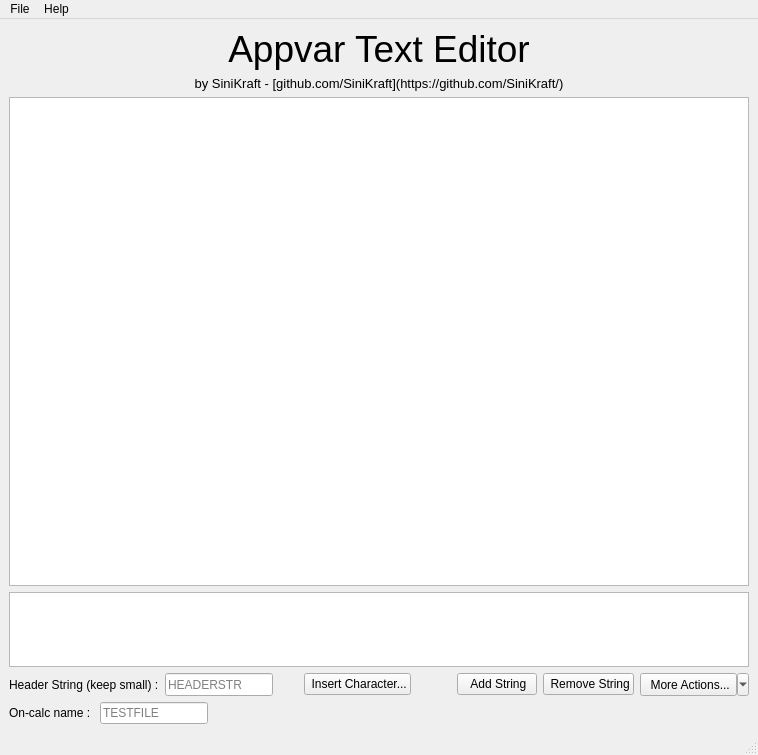
<?xml version="1.0" encoding="UTF-8"?>
<ui version="4.0">
 <class>MainWindow</class>
 <widget class="QMainWindow" name="MainWindow">
  <property name="geometry">
   <rect>
    <x>0</x>
    <y>0</y>
    <width>758</width>
    <height>755</height>
   </rect>
  </property>
  <property name="minimumSize">
   <size>
    <width>640</width>
    <height>563</height>
   </size>
  </property>
  <property name="contextMenuPolicy">
   <enum>Qt::ActionsContextMenu</enum>
  </property>
  <property name="windowTitle">
   <string>Appvar Text Editor</string>
  </property>
  <property name="unifiedTitleAndToolBarOnMac">
   <bool>true</bool>
  </property>
  <widget class="QWidget" name="centralwidget">
   <layout class="QVBoxLayout" name="verticalLayout">
    <item>
     <widget class="QLabel" name="label">
      <property name="sizePolicy">
       <sizepolicy hsizetype="Preferred" vsizetype="Maximum">
        <horstretch>0</horstretch>
        <verstretch>0</verstretch>
       </sizepolicy>
      </property>
      <property name="font">
       <font>
        <family>Segoe UI</family>
        <pointsize>28</pointsize>
       </font>
      </property>
      <property name="text">
       <string>Appvar Text Editor</string>
      </property>
      <property name="alignment">
       <set>Qt::AlignHCenter|Qt::AlignTop</set>
      </property>
     </widget>
    </item>
    <item>
     <widget class="QLabel" name="label_2">
      <property name="font">
       <font>
        <pointsize>10</pointsize>
       </font>
      </property>
      <property name="text">
       <string>by SiniKraft - [github.com/SiniKraft](https://github.com/SiniKraft/)</string>
      </property>
      <property name="textFormat">
       <enum>Qt::MarkdownText</enum>
      </property>
      <property name="alignment">
       <set>Qt::AlignHCenter|Qt::AlignTop</set>
      </property>
      <property name="openExternalLinks">
       <bool>true</bool>
      </property>
     </widget>
    </item>
    <item>
     <widget class="QListWidget" name="listWidget">
      <property name="verticalScrollMode">
       <enum>QAbstractItemView::ScrollPerPixel</enum>
      </property>
      <property name="horizontalScrollMode">
       <enum>QAbstractItemView::ScrollPerPixel</enum>
      </property>
     </widget>
    </item>
    <item>
     <widget class="QPlainTextEdit" name="plainTextEdit">
      <property name="sizePolicy">
       <sizepolicy hsizetype="Minimum" vsizetype="Minimum">
        <horstretch>0</horstretch>
        <verstretch>0</verstretch>
       </sizepolicy>
      </property>
      <property name="maximumSize">
       <size>
        <width>16777215</width>
        <height>75</height>
       </size>
      </property>
      <property name="font">
       <font>
        <family>Segoe UI</family>
        <pointsize>10</pointsize>
       </font>
      </property>
      <property name="undoRedoEnabled">
       <bool>true</bool>
      </property>
     </widget>
    </item>
    <item>
     <layout class="QHBoxLayout" name="horizontalLayout">
      <item>
       <widget class="QLabel" name="label_3">
        <property name="sizePolicy">
         <sizepolicy hsizetype="Minimum" vsizetype="Preferred">
          <horstretch>0</horstretch>
          <verstretch>0</verstretch>
         </sizepolicy>
        </property>
        <property name="text">
         <string>Header String (keep small) :</string>
        </property>
       </widget>
      </item>
      <item>
       <widget class="QLineEdit" name="lineEdit">
        <property name="sizePolicy">
         <sizepolicy hsizetype="Fixed" vsizetype="Minimum">
          <horstretch>0</horstretch>
          <verstretch>0</verstretch>
         </sizepolicy>
        </property>
        <property name="maxLength">
         <number>16</number>
        </property>
        <property name="placeholderText">
         <string>HEADERSTR</string>
        </property>
       </widget>
      </item>
      <item>
       <spacer name="horizontalSpacer">
        <property name="orientation">
         <enum>Qt::Horizontal</enum>
        </property>
        <property name="sizeType">
         <enum>QSizePolicy::Expanding</enum>
        </property>
        <property name="sizeHint" stdset="0">
         <size>
          <width>20</width>
          <height>20</height>
         </size>
        </property>
       </spacer>
      </item>
      <item>
       <layout class="QHBoxLayout" name="horizontalLayout_2">
        <item>
         <widget class="QPushButton" name="pushButton">
          <property name="text">
           <string> Insert Character...</string>
          </property>
          <property name="icon">
           <iconset theme=":/icons/fatcow/16x16/font_add.png"/>
          </property>
         </widget>
        </item>
        <item>
         <spacer name="horizontalSpacer_2">
          <property name="orientation">
           <enum>Qt::Horizontal</enum>
          </property>
          <property name="sizeHint" stdset="0">
           <size>
            <width>40</width>
            <height>20</height>
           </size>
          </property>
         </spacer>
        </item>
        <item>
         <layout class="QHBoxLayout" name="horizontalLayout_3">
          <item>
           <widget class="QPushButton" name="pushButton_2">
            <property name="text">
             <string> Add String</string>
            </property>
            <property name="icon">
             <iconset theme=":/icons/fatcow/16x16/plus.png"/>
            </property>
           </widget>
          </item>
          <item>
           <widget class="QPushButton" name="pushButton_3">
            <property name="text">
             <string> Remove String</string>
            </property>
            <property name="icon">
             <iconset theme=":/icons/fatcow/16x16/minus.png"/>
            </property>
           </widget>
          </item>
          <item>
           <widget class="QToolButton" name="toolButton_4">
            <property name="minimumSize">
             <size>
              <width>0</width>
              <height>23</height>
             </size>
            </property>
            <property name="text">
             <string> More Actions...</string>
            </property>
            <property name="icon">
             <iconset theme=":/icons/fatcow/16x16/misc.png"/>
            </property>
            <property name="popupMode">
             <enum>QToolButton::MenuButtonPopup</enum>
            </property>
            <property name="toolButtonStyle">
             <enum>Qt::ToolButtonTextBesideIcon</enum>
            </property>
           </widget>
          </item>
         </layout>
        </item>
       </layout>
      </item>
     </layout>
    </item>
    <item>
     <layout class="QHBoxLayout" name="horizontalLayout_4">
      <item>
       <widget class="QLabel" name="label_4">
        <property name="text">
         <string>On-calc name : </string>
        </property>
       </widget>
      </item>
      <item>
       <widget class="QLineEdit" name="lineEdit_2">
        <property name="sizePolicy">
         <sizepolicy hsizetype="Maximum" vsizetype="Fixed">
          <horstretch>0</horstretch>
          <verstretch>0</verstretch>
         </sizepolicy>
        </property>
        <property name="maxLength">
         <number>8</number>
        </property>
        <property name="placeholderText">
         <string>TESTFILE</string>
        </property>
       </widget>
      </item>
      <item>
       <spacer name="horizontalSpacer_3">
        <property name="orientation">
         <enum>Qt::Horizontal</enum>
        </property>
        <property name="sizeType">
         <enum>QSizePolicy::Expanding</enum>
        </property>
        <property name="sizeHint" stdset="0">
         <size>
          <width>40</width>
          <height>20</height>
         </size>
        </property>
       </spacer>
      </item>
     </layout>
    </item>
   </layout>
  </widget>
  <widget class="QMenuBar" name="menubar">
   <property name="geometry">
    <rect>
     <x>0</x>
     <y>0</y>
     <width>758</width>
     <height>21</height>
    </rect>
   </property>
   <widget class="QMenu" name="menuFile">
    <property name="title">
     <string>File</string>
    </property>
    <widget class="QMenu" name="menuChange_Language">
     <property name="title">
      <string>Change Language</string>
     </property>
     <addaction name="actionEnglish"/>
     <addaction name="actionContribute"/>
    </widget>
    <addaction name="actionNew"/>
    <addaction name="actionOpen"/>
    <addaction name="separator"/>
    <addaction name="actionSave"/>
    <addaction name="actionSave_As"/>
    <addaction name="separator"/>
    <addaction name="actionExport"/>
    <addaction name="separator"/>
    <addaction name="actionChange_Font"/>
    <addaction name="menuChange_Language"/>
    <addaction name="separator"/>
    <addaction name="actionExit"/>
   </widget>
   <widget class="QMenu" name="menuHelp">
    <property name="title">
     <string>Help</string>
    </property>
    <addaction name="actionAbout"/>
    <addaction name="actionAbout_Qt"/>
    <addaction name="actionView_GitHub_page"/>
   </widget>
   <addaction name="menuFile"/>
   <addaction name="menuHelp"/>
  </widget>
  <widget class="QStatusBar" name="statusBar"/>
  <action name="actionNew">
   <property name="text">
    <string>New...</string>
   </property>
  </action>
  <action name="actionOpen">
   <property name="text">
    <string>Open...</string>
   </property>
  </action>
  <action name="actionExample_Recent">
   <property name="text">
    <string>Example Recent</string>
   </property>
  </action>
  <action name="actionSave">
   <property name="text">
    <string>Save</string>
   </property>
  </action>
  <action name="actionSave_As">
   <property name="text">
    <string>Save As...</string>
   </property>
  </action>
  <action name="actionExit">
   <property name="text">
    <string>Exit</string>
   </property>
  </action>
  <action name="actionAbout">
   <property name="text">
    <string>About</string>
   </property>
  </action>
  <action name="actionAbout_Qt">
   <property name="text">
    <string>About Qt</string>
   </property>
  </action>
  <action name="actionView_GitHub_page">
   <property name="text">
    <string>View on GitHub</string>
   </property>
  </action>
  <action name="actionChange_Font">
   <property name="text">
    <string>Change Font</string>
   </property>
  </action>
  <action name="actionEnglish">
   <property name="text">
    <string>English</string>
   </property>
  </action>
  <action name="actionFran_ais">
   <property name="text">
    <string>Français</string>
   </property>
  </action>
  <action name="actionContribute">
   <property name="text">
    <string>Contribute...</string>
   </property>
  </action>
  <action name="actionExport">
   <property name="text">
    <string>Export</string>
   </property>
  </action>
 </widget>
 <resources>
  <include location="icons.qrc"/>
 </resources>
 <connections>
  <connection>
   <sender>actionExit</sender>
   <signal>triggered()</signal>
   <receiver>MainWindow</receiver>
   <slot>close()</slot>
   <hints>
    <hint type="sourcelabel">
     <x>-1</x>
     <y>-1</y>
    </hint>
    <hint type="destinationlabel">
     <x>378</x>
     <y>368</y>
    </hint>
   </hints>
  </connection>
 </connections>
</ui>
